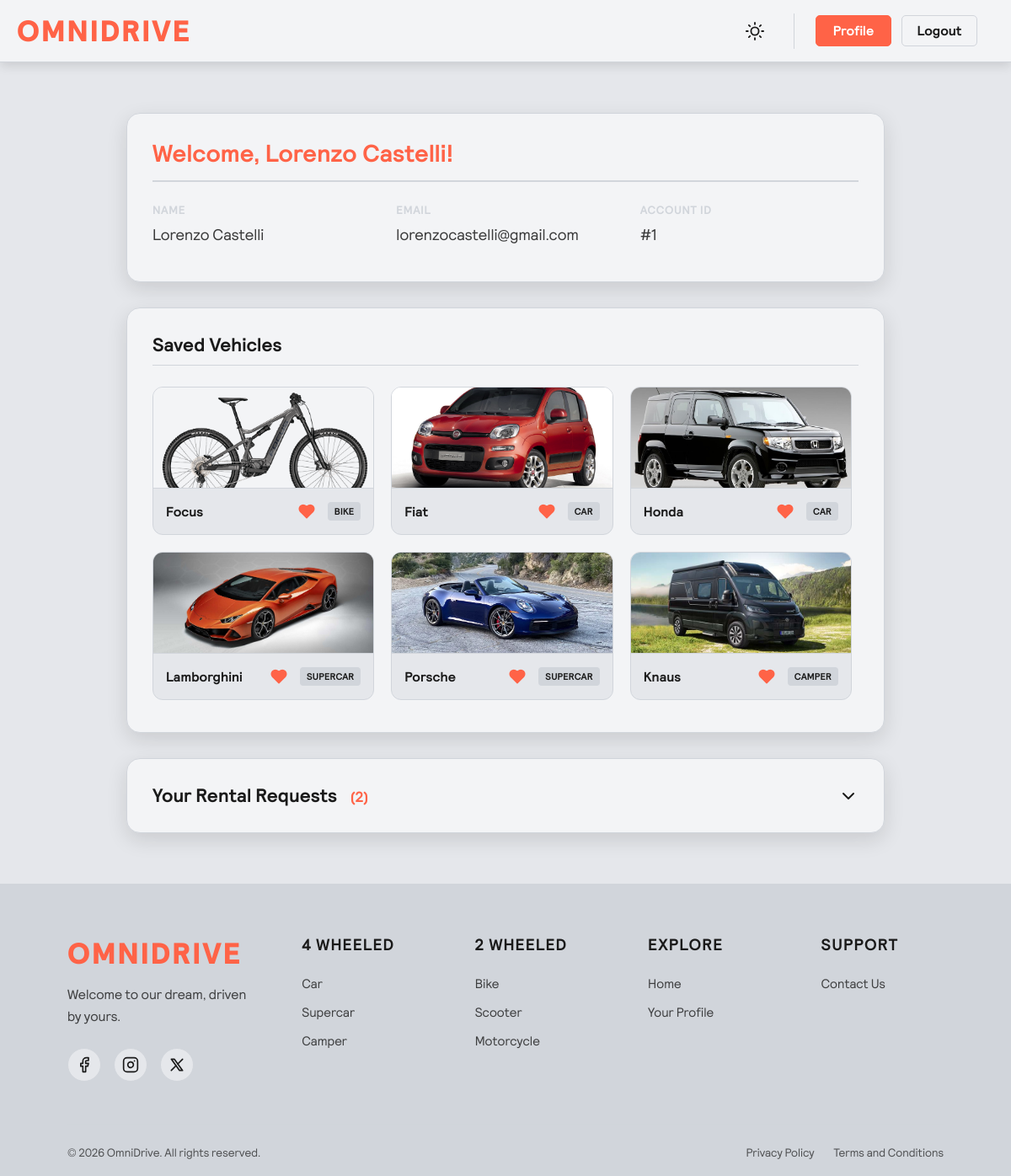
Screenshot of /profile (signed in) with the database file from the repository.
### tables this page shows
CREATE TABLE users (
                   id INTEGER PRIMARY KEY AUTOINCREMENT,
                   name TEXT NOT NULL,
                   email TEXT NOT NULL UNIQUE,
                   password TEXT NOT NULL
            );

CREATE TABLE bikes (
                   id INTEGER PRIMARY KEY AUTOINCREMENT,
                   type TEXT NOT NULL,
                   brand TEXT NOT NULL,
                   model TEXT NOT NULL,
                   rent_length INTEGER NOT NULL,
                   price REAL NOT NULL,
                   frame_size TEXT NOT NULL,
                   traction TEXT NOT NULL,
                   suspensions TEXT NOT NULL,
                   terrain TEXT NOT NULL,
                   img TEXT
            );

CREATE TABLE saved_vehicles (
                   id INTEGER PRIMARY KEY AUTOINCREMENT,
                   user_id INTEGER NOT NULL,
                   vehicle_type TEXT NOT NULL,
                   vehicle_id INTEGER NOT NULL,
                   FOREIGN KEY (user_id) REFERENCES users (id) ON DELETE CASCADE
            );

CREATE TABLE cars (
                   id INTEGER PRIMARY KEY AUTOINCREMENT,
                   brand TEXT NOT NULL,
                   model TEXT NOT NULL,
                   rent_length INTEGER NOT NULL,
                   price REAL NOT NULL,
                   color TEXT NOT NULL,
                   transmission TEXT NOT NULL,
                   fuel TEXT NOT NULL,
                   power INTEGER NOT NULL,
                   traction TEXT NOT NULL,
                   number_of_seats TEXT NOT NULL,
                   img TEXT
            );

CREATE TABLE supercars (
                   id INTEGER PRIMARY KEY AUTOINCREMENT,
                   brand TEXT NOT NULL,
                   model TEXT NOT NULL,
                   rent_length INTEGER NOT NULL,
                   price REAL NOT NULL,
                   color TEXT NOT NULL,
                   transmission TEXT NOT NULL,
                   fuel TEXT NOT NULL,
                   power INTEGER NOT NULL,
                   traction TEXT NOT NULL,
                   number_of_seats TEXT NOT NULL,
                   inside_color TEXT NOT NULL,
                   inside_material TEXT NOT NULL,
                   img TEXT
            );

CREATE TABLE campers (
                   id INTEGER PRIMARY KEY AUTOINCREMENT,
                   brand TEXT NOT NULL,
                   model TEXT NOT NULL,
                   rent_length INTEGER NOT NULL,
                   price REAL NOT NULL,
                   color TEXT NOT NULL,
                   fuel TEXT NOT NULL, 
                   type TEXT NOT NULL,
                   sleeping_beds TEXT NOT NULL,
                   approved_seats INTEGER NOT NULL,
                   type_bathroom TEXT NOT NULL,
                   climate_control BOOLEAN NOT NULL,
                   pets_allowed BOOLEAN NOT NULL,
                   img TEXT
            );

### app.py (the view)
@app.route('/profile')
def profile():
    if not session.get('user_id'):
        flash("You have to login first!", 'error')
        return redirect(url_for('login'))
    user_id = session['user_id']
    saved_list = []
    with db_connect() as db:
        favorites = db.execute(
            'SELECT vehicle_type, vehicle_id FROM saved_vehicles WHERE user_id = ?',
            (user_id,)
        ).fetchall()
        for fav in favorites:
            table = TYPE_TO_TABLE.get(fav['vehicle_type'])
            v_data = db.execute(f'SELECT id, brand, img FROM {table} WHERE id = ?', (fav['vehicle_id'],)).fetchone()
            if v_data:
                v_dict = dict(v_data)
                v_dict['type'] = fav['vehicle_type']
                if v_dict.get('img'):
                    v_dict['img_url'] = f"imgs/{table}/{v_dict['id']}/{v_dict['img']}"
                saved_list.append(v_dict)
        raw_requests = db.execute('SELECT * FROM rental_requests WHERE user_id = ? ORDER BY id DESC', (user_id,)).fetchall()
        requests = []
        for req in raw_requests:
            req_dict = dict(req)
            table = TYPE_TO_TABLE.get(req_dict['vehicle_type'])
            if table:
                v_data = db.execute(f'SELECT model FROM {table} WHERE id = ?', (req_dict['vehicle_id'],)).fetchone()
                req_dict['vehicle_model'] = v_data['model'] if v_data else 'Modello Sconosciuto'
            else:
                req_dict['vehicle_model'] = ''
            requests.append(req_dict)
        user_data = db.execute('SELECT email FROM users WHERE id = ?', (user_id,)).fetchone()
    return render_template("profile.html", requests=requests, user_email=user_data['email'], saved_vehicles=saved_list)

### app.py (called while the page is built)
def db_connect():
    conn = sqlite3.connect(DB_USERS_PATH)
    conn.row_factory = sqlite3.Row
    conn.execute('PRAGMA foreign_keys = ON')
    return conn

### templates/profile.html (shortened to what this page needs)
{% extends "base.html" %}
{% block extra_css %}
    <link rel="stylesheet"
          href="{{ url_for('static', filename='css/profile.css') }}">
{% endblock extra_css %}
{% block content %}
    <div class="mega-box profile-layout">
        <div class="profile-box">
            <h2 class="profile-title">Welcome, {{ session.user_name }}!</h2>
            <div class="user-info-grid">
                <div class="info-group">
                    <span class="info-label">Name</span>
                    <span class="info-value">{{ session.user_name }}</span>
                </div>
                <div class="info-group">
                    <span class="info-label">Email</span>
                    <span class="info-value">{{ user_email | default("your.email@example.com") }}</span>
                </div>
                <div class="info-group">
                    <span class="info-label">Account ID</span>
                    <span class="info-value">#{{ session.user_id }}</span>
                </div>
            </div>
        </div>
        <div class="profile-box">
            <h2 class="section-title">Saved Vehicles</h2>
            {% if saved_vehicles %}
                <div class="saved-vehicles-grid">
                    {% for vehicle in saved_vehicles %}
                        <div class="mini-vehicle-card">
                            <a href="{{ url_for('vehicle_detail', vehicle_type=vehicle.type, vehicle_id=vehicle.id) }}"
                               class="mini-img-link">
                                <div class="mini-img-container">
                                    {% if vehicle.img_url %}
                                        <img src="{{ url_for('static', filename=vehicle.img_url) }}"
                                             alt="{{ vehicle.brand }}">
                                    {% endif %}
                                </div>
                            </a>
                            <div class="mini-vehicle-info">
                                <a href="{{ url_for('vehicle_detail', vehicle_type=vehicle.type, vehicle_id=vehicle.id) }}"
                                   class="mini-brand-link">
                                    <h4>{{ vehicle.brand|capitalize }}</h4>
                                </a>
                                <button class="btn-favorite-mini is-saved"
                                        data-type="{{ vehicle.type }}"
                                        data-id="{{ vehicle.id }}"
                                        title="Remove from favorites">
                                    <svg viewBox="0 0 24 24"
                                         fill="none"
                                         stroke="currentColor"
                                         stroke-width="2"
                                         stroke-linecap="round"
                                         stroke-linejoin="round"
                                         class="heart-icon-mini">
                                        <path d="M20.84 4.61a5.5 5.5 0 0 0-7.78 0L12 5.67l-1.06-1.06a5.5 5.5 0 0 0-7.78 7.78l1.06 1.06L12 21.23l7.78-7.78 1.06-1.06a5.5 5.5 0 0 0 0-7.78z">
                                        </path>
                                    </svg>
                                </button>
                                <span class="mini-badge">{{ vehicle.type|capitalize }}</span>
                            </div>
                        </div>
                    {% endfor %}
                </div>
            {% endif %}
        </div>
        <div class="profile-box collapsible-box">
            <div class="collapsible-header" id="requests-toggle">
                <h2 class="section-title m-0">
                    Your Rental Requests <span class="request-count">({{ requests|length if requests else 0 }})</span>
                </h2>
                <svg class="toggle-arrow"
                     viewBox="0 0 24 24"
                     fill="none"
                     stroke="currentColor"
                     stroke-width="2"
                     stroke-linecap="round"
                     stroke-linejoin="round">
                    <polyline points="6 9 12 15 18 9"></polyline>
                </svg>
            </div>
        </div>
    </div>
{% endblock content %}

### static/css/base.css (style rules this page uses)
* { margin: 0; padding: 0; box-sizing: border-box; font-family: 'OmniSans', Arial, sans-serif; }
:root { --background-page: #E5E7EB; --background-div: #F3F4F6; --background-header: #F3F4F6; --background-footer: #D1D5DB; --font-color: #1a1a1a; --logo-color: #FF6347; --border-color: #D1D5DB; --icon-color: #1a1a1a; --success-color: #00c853; --error-color: #f44336; --shadow-color: rgba(0, 0, 0, 0.12); }
body { background-color: var(--background-page); color: var(--font-color); transition: background-color 1s ease, color 1s ease; display: flex; flex-direction: column; min-height: 100vh; margin: 0; overflow-y: scroll; overflow-x: hidden; font-family: 'OmniSans', sans-serif; }
a { transition: background-color 1s ease, color 1s ease; }
button { transition: background-color 1s ease, color 1s ease; }

### static/css/profile.css (style rules this page uses)
.profile-layout { width: 100%; max-width: 900px; margin: 0 auto; display: flex; flex-direction: column; gap: 30px; animation: premiumFadeUp 0.8s cubic-bezier(0.16, 1, 0.3, 1) forwards; }
.profile-box { background: var(--background-div); border: 1px solid var(--border-color); border-radius: 16px; padding: 30px; box-shadow: 0 8px 24px var(--shadow-color); transition: background-color 1s ease, border-color 1s ease, box-shadow 1s ease; }
.profile-title { color: var(--logo-color); border-bottom: 2px solid var(--border-color); padding-bottom: 15px; margin-bottom: 25px; font-size: 1.8rem; }
.section-title { font-size: 1.4rem; margin-bottom: 25px; color: var(--font-color); border-bottom: 1px solid var(--border-color); padding-bottom: 10px; }
.m-0 { margin: 0 !important; border: none; padding: 0; }
.user-info-grid { display: flex; flex-wrap: wrap; gap: 30px; margin-bottom: 10px; }
.info-group { display: flex; flex-direction: column; flex: 1; gap: 6px; }
.info-label { font-size: 0.85rem; color: var(--border-color); text-transform: uppercase; letter-spacing: 0.5px; font-weight: 700; }
.info-value { display: block; font-size: 1.15rem; line-height: 1.7; color: var(--font-color); opacity: 0.85; font-weight: 300; }
.saved-vehicles-grid { display: grid; grid-template-columns: repeat(auto-fill, minmax(200px, 1fr)); gap: 20px; max-height: 380px; overflow-y: auto; padding-right: 8px; }
.mini-vehicle-card { display: flex; flex-direction: column; background: var(--background-page); border: 1px solid var(--border-color); border-radius: 12px; overflow: hidden; transition: all 0.3s ease; }
.mini-brand-link { text-decoration: none; color: inherit; flex: 1; }
.mini-img-container { height: 120px; width: 100%; background: var(--background-div); display: flex; align-items: center; justify-content: center; overflow: hidden; border-bottom: 1px solid var(--border-color); }
.mini-img-container img { width: 100%; height: 100%; object-fit: cover; transition: transform 0.5s; }
.mini-vehicle-info { padding: 12px 15px; display: flex; justify-content: space-between; align-items: center; gap: 10px; }
.mini-vehicle-info h4 { margin: 0; color: var(--font-color); font-size: 1rem; font-weight: 700; }
.mini-badge { font-size: 0.7rem; background: var(--border-color); color: var(--font-color); padding: 4px 8px; border-radius: 4px; text-transform: uppercase; font-weight: bold; }
.btn-favorite-mini { background: transparent; border: none; padding: 5px; cursor: pointer; display: flex; align-items: center; justify-content: center; transition: transform 0.2s ease; outline: none; }
.heart-icon-mini { width: 20px; height: 20px; color: var(--font-color); fill: transparent; stroke: var(--font-color); opacity: 0.5; transition: all 0.3s ease; }
.btn-favorite-mini.is-saved .heart-icon-mini { color: var(--logo-color); fill: var(--logo-color); stroke: var(--logo-color); opacity: 1; }
.collapsible-box { padding: 0; }
.collapsible-header { display: flex; justify-content: space-between; align-items: center; padding: 30px; cursor: pointer; background: transparent; transition: background 0.3s ease; border-radius: 16px; }
.request-count { color: var(--logo-color); font-size: 1.1rem; margin-left: 10px; }
.toggle-arrow { width: 24px; height: 24px; color: var(--font-color); transition: transform 0.4s ease; }

### rows the page displays
users: email "lorenzocastelli@gmail.com"
bikes: brand (picture), brand "Focus"
saved_vehicles: type "BIKE"
cars: brand (picture), brand "Fiat"
saved_vehicles: type "CAR"
cars: brand (picture), brand "Honda"
saved_vehicles: type "CAR"
supercars: brand (picture), brand "Lamborghini"
saved_vehicles: type "SUPERCAR"
supercars: brand (picture), brand "Porsche"
saved_vehicles: type "SUPERCAR"
campers: brand (picture), brand "Knaus"
saved_vehicles: type "CAMPER"

### other values shown
{{ session.user_name }} "Lorenzo Castelli"
{{ session.user_id }} "1"
{{ requests|length if requests else 0 }} "2"
